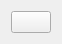
<?xml version="1.0" encoding="UTF-8"?>
<ui version="4.0">
 <class>DrawingColorSelector</class>
 <widget class="QWidget" name="DrawingColorSelector">
  <property name="geometry">
   <rect>
    <x>0</x>
    <y>0</y>
    <width>50</width>
    <height>41</height>
   </rect>
  </property>
  <property name="windowTitle">
   <string>Form</string>
  </property>
  <layout class="QHBoxLayout" name="horizontalLayout">
   <item>
    <widget class="ColorButton" name="pushButtonColor">
     <property name="sizePolicy">
      <sizepolicy hsizetype="Preferred" vsizetype="Fixed">
       <horstretch>0</horstretch>
       <verstretch>0</verstretch>
      </sizepolicy>
     </property>
     <property name="text">
      <string/>
     </property>
    </widget>
   </item>
  </layout>
 </widget>
 <customwidgets>
  <customwidget>
   <class>ColorButton</class>
   <extends>QPushButton</extends>
   <header>colorbutton.h</header>
  </customwidget>
 </customwidgets>
 <resources/>
 <connections/>
</ui>
